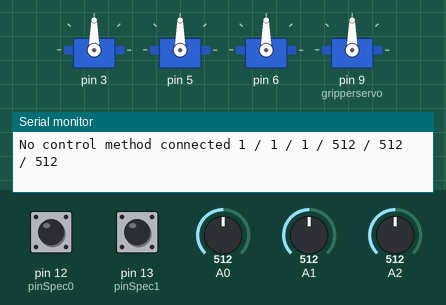
The program below on a simulated Arduino Uno, built with avr-gcc and run on an emulated ATmega328P. Shown: 4 × servo, the last lines printed to the serial monitor. The inputs (shaded band) are chosen by the test bench; at power-on: pin 12 (pinSpec0) HIGH, pin 13 (pinSpec1) HIGH, A0 = 512, A2 = 512, A1 = 512.

Above: at 1.2 s.
1.3 s: pin 12 (pinSpec0) pulled LOW for 3.2 s
At 4.3 s:
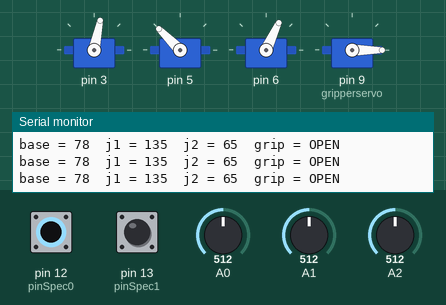
6.0 s: pin 13 (pinSpec1) pulled LOW for 3.2 s
At 9.7 s:
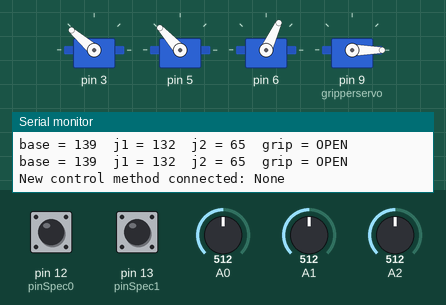
10.7 s: pin 12 (pinSpec0) driven LOW and pin 13 (pinSpec1) driven LOW
At 13.6 s:
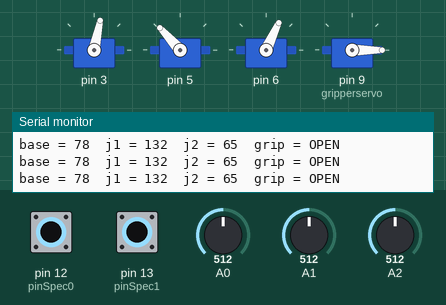
13.7 s: A0 set to 716
At 16.28 s:
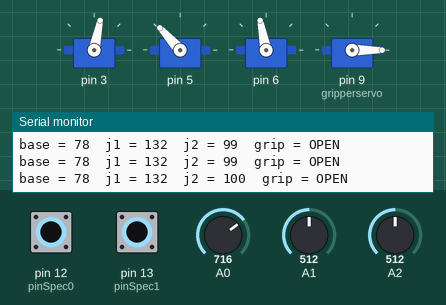
16.7 s: A2 set to 716
At 18.48 s:
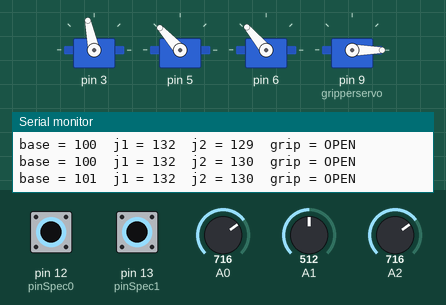
19.7 s: A1 set to 491
22.7 s: A1 set to 475
At 25.61 s:
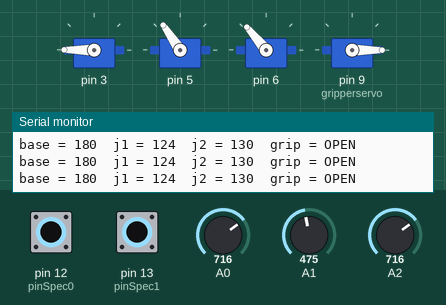
Timing chart, 0 to 29.2 s (numbered marks = the images above; inputs shaded):
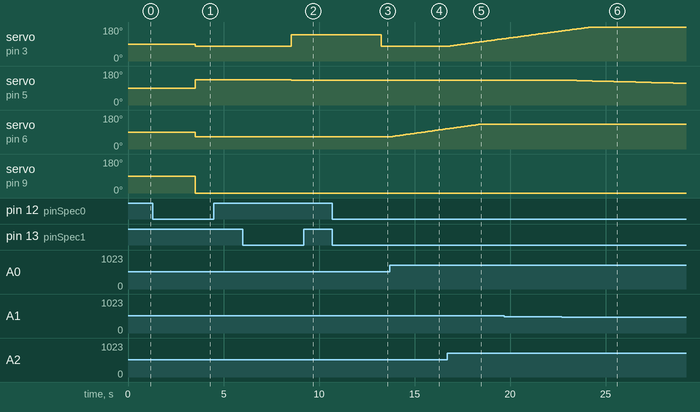

The program:

main.cpp
```cpp
#include <Arduino.h>
#include <Servo.h>

enum ControlMode : uint8_t {
  Gamepad,
  MiniArm,
  ArmApparatus,
  None
};

const uint8_t pinSpec0 = 12;
const uint8_t pinSpec1 = 13;

class CustomServo : public Servo {
  private:
    float currentAngle;             // Use float for smoother sub-degree steps
    unsigned long lastUpdate;
    const float maxSpeed = 1.5;     // Max degrees per update
    const int deadzone = 30;        // Joystick deadzone around center (514)
    const int updateInterval = 15;  // Update every 15 ms (approx. 66Hz)
    int minAngle = 0;
    int maxAngle = 180;

  public:
    CustomServo() {
      currentAngle = 90.0;
      lastUpdate = 0;
    }

    void attachAndInitialize(int pin) {
      attach(pin);
      write((int)currentAngle);
    }

    void angleLimits(int min, int max) {
      minAngle = min;
      maxAngle = max;
    }

    void servospeed(int speedVal) {
      unsigned long now = millis();
      if (now - lastUpdate < updateInterval) return;

      float delta = 0.0;
      int center = 514;

      if (abs(speedVal - center) > deadzone) {
        float range = (speedVal > center) ? (1023.0 - (center + deadzone)) : ((center - deadzone));
        float offset = (float)(speedVal - center) / range;
        delta = offset * maxSpeed; // Value between -maxSpeed to +maxSpeed
      }

      currentAngle += delta;
      currentAngle = constrain(currentAngle, minAngle, maxAngle);
      write((int)currentAngle);

      lastUpdate = now;
    }

    void writeSafe(uint8_t angle) {
      currentAngle = constrain(angle, minAngle, maxAngle);
      write((int)currentAngle);

    }
};

int pinbut = 0;
int buttonstate = 0;
CustomServo baseservo;
CustomServo j1Servo;
CustomServo j2Servo;
Servo gripperservo;

ControlMode mode = None;

ControlMode readControlMode() {
  if (digitalRead(pinSpec0)) {
    if (digitalRead(pinSpec1)) {
      return None;    // 11
    } else {
      return ArmApparatus;    // 10
    }
  } else {
    if (digitalRead(pinSpec1)) {
      return MiniArm;     // 01
    } else {
      return Gamepad; // 00
    }
  }
}

const int debounceDelay = 50;
bool lastButtonState = HIGH;
bool gripOpen = true;
unsigned long lastDebounceTime = 0;

void setup() {
  Serial.begin(9600);
  pinMode(pinSpec0, INPUT_PULLUP);
  pinMode(pinSpec1, INPUT_PULLUP);

  pinMode(pinbut, INPUT_PULLUP);
  baseservo.attachAndInitialize(3);
  j1Servo.attachAndInitialize(5);
  j2Servo.attachAndInitialize(6);
  gripperservo.attach(9);

  j1Servo.angleLimits(55, 135);
  j2Servo.angleLimits(65, 130);
}

void loop() {
  ControlMode newMode = readControlMode();

  if (mode != newMode) {
    mode = newMode;
    Serial.print("New control method connected: ");
    switch (mode) {
      case Gamepad:
          Serial.println("Gamepad");
        break;

      case MiniArm:
          Serial.println("Mini Arm");
        break;

      case ArmApparatus:
          Serial.println("Arm Apparatus");
        break;

      case None:
          Serial.println("None");
        break;
    }

    delay(2000);
    return;
  }

  int val0 = analogRead(A0);
  int val1 = analogRead(A1);
  int val2 = analogRead(A2);

  uint8_t s0Val = 0;
  uint8_t s1Val = 0;
  uint8_t s2Val = 0;

  switch (mode) {
    case None:
        Serial.print("No control method connected ");
        Serial.print(digitalRead(pinSpec0));
        Serial.print(" / ");
        Serial.print(digitalRead(pinSpec1));
        Serial.print(" / ");
        Serial.print(digitalRead(pinbut));
        Serial.print(" / ");
        Serial.print(analogRead(A0));
        Serial.print(" / ");
        Serial.print(analogRead(A1));
        Serial.print(" / ");
        Serial.println(analogRead(A2));
        delay(500);
        return;

    case Gamepad:
        baseservo.servospeed(val2);
        j1Servo.servospeed(val1);
        j2Servo.servospeed(val0);
      break;

    case MiniArm:
        s0Val = constrain(
          map(val0, 210, 900, 0, 180),
          0, 180
        );
        baseservo.writeSafe(s0Val);
        //int potj1 = val1;
        //potj1 = constrain(potj1, 775, 1023);
        //j1Servo.write(constrain(map(potj1, 775, 1023, 0, 180), 55, 135));

        s1Val = constrain(
          map(val1, 256, 560, 50, 172),
          62, 180
        );
        j1Servo.writeSafe(s1Val);

        s2Val = constrain(
          map(val2, 40, 530, 140, 40),
          30, 150
        );
        j2Servo.writeSafe(s2Val);
      break;

    case ArmApparatus:
        s0Val = constrain(
          map(val1, 210, 600, 0, 180),
          0, 180
        );
        baseservo.write(s0Val);

        s1Val = constrain(
          map(val2, 390, 850, 155, 65),
          30, 150
        );
        j1Servo.writeSafe(s1Val);

        s2Val = constrain(
          map(val0, 570, 920, 50, 172),
          62, 180
        );
        j2Servo.writeSafe(s2Val);
      break;
  }

  // Serial.println(ryValue);
  // Serial.println(lyValue);
  // Serial.println(buttonstate);
  // Serial.println(j1Servo.read());
  // Serial.println(j2Servo.read());

  Serial.print("base = ");
  Serial.print(baseservo.read());
  Serial.print("  j1 = ");
  Serial.print(j1Servo.read());
  Serial.print("  j2 = ");
  Serial.print(j2Servo.read());

  int reading = digitalRead(pinbut);
  if (reading != lastButtonState)
  {
    lastDebounceTime = millis();
  }
  if (millis() - lastDebounceTime > debounceDelay)
  {
    if(reading != gripOpen)
    {
      gripOpen = reading;
    }
if (gripOpen == HIGH) {
      gripperservo.write(0);
      Serial.println("  grip = OPEN");
    } else {
      gripperservo.write(180);
      Serial.println("  grip = CLOSED");
    }
  }
  lastButtonState = reading;
  delay(5);
}
```

Measured:
- the behaviour switches between 484 and 483 on A1 (found by bisection; images 5 and 6)
- after the input at 1.3 s, servo on pin 3: 90° → 78° after 2.2 s; servo on pin 5: 90° → 135° after 2.2 s; servo on pin 6: 90° → 65° after 2.2 s; servo on pin 9 (gripperservo): 90° → 0° after 2.2 s
- after the input at 6.0 s, servo on pin 3: 78° → 139° after 2.6 s; servo on pin 5: 135° → 132° after 2.6 s
- after the input at 10.7 s, servo on pin 3: 139° → 78° after 2.6 s
- after the input at 13.7 s, servo on pin 6: moves from 65° to 107° over 2.9 s, starting after 0.07 s
- after the input at 16.7 s, servo on pin 3: moves from 78° to 119° over 2.9 s, starting after 0.08 s
- after the input at 22.7 s, servo on pin 5: moves from 132° to 115° over 6.2 s, starting at once
